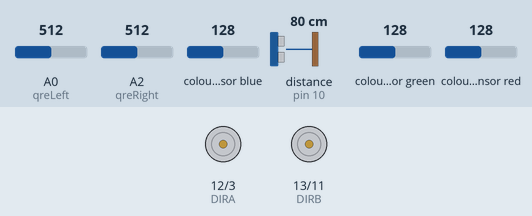
This sketch was run on a simulated Arduino Uno, built with avr-gcc and run on an emulated ATmega328P. On the bench: direction and speed pins drawn as motors (green arrow = direction pin HIGH = forward, orange = LOW = backward, longer = more drive). The test bench sets the inputs (shaded band); at power-on: distance to the obstacle (sensor on pin 10) 80 cm, A0 (qreLeft) = 512, A2 (qreRight) = 512, colour sensor blue 128, colour sensor green 128, colour sensor red 128. The echo pulse lasts 58.3 µs per cm.

Above: at 1.2 s.
1.3 s: distance to the obstacle (sensor on pin 10) set to 13 cm
2.8 s: distance to the obstacle (sensor on pin 10) set to 10 cm
At 3.4 s:
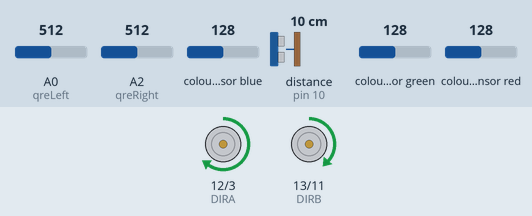
5.8 s: distance to the obstacle (sensor on pin 10) set to 18 cm
At 7.1 s:
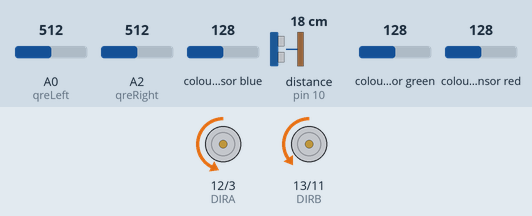
7.3 s: A0 (qreLeft) set to 788
8.8 s: A0 (qreLeft) set to 814
At 9.3 s:
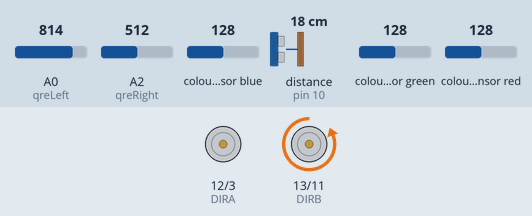
10.4 s: distance to the obstacle (sensor on pin 10) set to 2 cm
At 11.4 s:
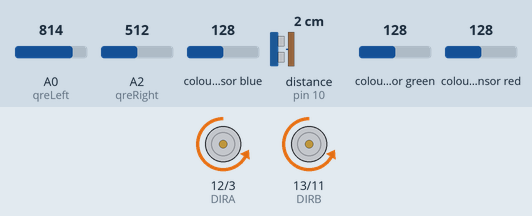
Timing chart, 0 to 14.4 s (numbered marks = the images above; inputs shaded):
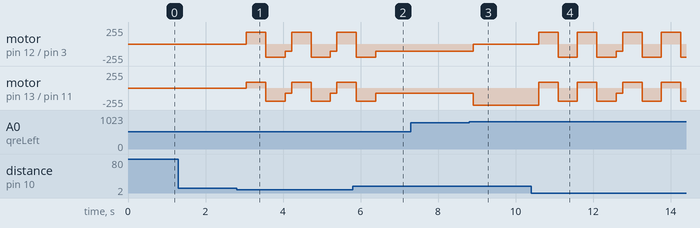

The sketch:

final.ino
```cpp
//Michael Smith
//Hon Huynh
//Line tracker Car
//Final edition

//Line tracker and Color Sensor Sketch
#include <Adafruit_TCS34725.h>
#include <Wire.h>
#include <NewPing.h> //Sonar Library

//Color Sensor variable declaration
Adafruit_TCS34725 tcs = Adafruit_TCS34725();


//Direction declaration
#define CW 0
#define CCW 1

//Motor Definitions
#define MOTOR_A 0
#define MOTOR_B 1

#define maxDistance 500

//Pin Assignments
const byte PWMA = 3;
const byte PWMB = 11;
const byte DIRA = 12;
const byte DIRB = 13;
const int trigPin = 9;    //Sonar Pins
const int echoPin = 10;   //Sonar Pins

//Line sensor pin declaration
int qreLeft = A0; //connected to Analog 2
int qreRight = A2; //connected to Analog 0

byte spd = 2250; //forward speed
byte hispd = 255; //turning speed

int distance; //Sonar Bounce Back Variable

//Line Check threshold
int threshold = 800;

NewPing sonar(trigPin, echoPin, maxDistance); //Sonar Declaration

int QRE_Left;
int QRE_Right;

void setup() {
  setupArdumoto(); //Set up and initialize the pins
  //Color sensor check
  if(tcs.begin()){
  } else {
    allStop();
    while(1);
  }
}

void loop() {
  distance = sonar.ping_median();     //Defining distance
  distance = sonar.convert_cm(distance);
  uint16_t r, g, b, c, colorTemp, lux;
  int QRE_Left = analogRead(qreLeft);
  int QRE_Right = analogRead(qreRight);
  tcs.getRawData(&r, &g, &b, &c);
   if (c > 50){      //need to recalibrate depending on surface and lighting
    if(QRE_Left > threshold && QRE_Right > threshold){
      forward();
    } else if (QRE_Left < threshold && QRE_Right > threshold){
      bearRight();
    } else if (QRE_Left > threshold && QRE_Right < threshold){
      bearLeft();
    }
    if(distance < 12 && distance !=4 && distance != 0 && distance != 5){    //If sonar's distance it will pivot away from object
      pivot();
    }
    if(distance <10){
      pivot();
    }
  }

   else{   //Red line check and stop for 2 seconds
      allStop();
      delay(2000);
      forward();
      delay(100);
   }
}

//Motor control
void driveArdumoto(byte motor, byte dir, byte spd){
  if (motor == MOTOR_A){
    digitalWrite(DIRA, dir);
    analogWrite(PWMA, spd);
  } else if (motor == MOTOR_B){
    digitalWrite(DIRB, dir);
    analogWrite(PWMB, spd);
  }
}

void forward(){
  driveArdumoto(MOTOR_A, CW, spd);
  driveArdumoto(MOTOR_B, CW, spd);
}

void bearRight(){
  driveArdumoto(MOTOR_B, CW, 0);
  driveArdumoto(MOTOR_A, CW, hispd);
}

void bearLeft(){
  driveArdumoto(MOTOR_B, CW, hispd);
  driveArdumoto(MOTOR_A, CW, 0);
}

void stopArdumoto(byte motor){
  driveArdumoto(motor, 0, 0);
}

void allStop(){
  stopArdumoto(MOTOR_A);
  stopArdumoto(MOTOR_B);
}

//Attempts to find line after avoiding object
void searchLine() {
  forward();
  delay(500);
  driveArdumoto(MOTOR_A, CW, 110); //Motor B STOP
  driveArdumoto(MOTOR_B, CW, 80); //Motor A SLOW
}

//Pivot away from the object and search for line
void pivot(){
    brake();
    driveArdumoto(MOTOR_A, CCW, 175);
    driveArdumoto(MOTOR_B, CCW, 175 / 2);
    delay(500);
    brake();
    while(QRE_Left < threshold || QRE_Right < threshold){
      searchLine();
      break;
    }
}

void brake(){
  driveArdumoto(MOTOR_A, CW, 0); //Motor B hiSpd
  driveArdumoto(MOTOR_B, CW, 0); //Motor A STOP
}

//Pin and direction initialization
void setupArdumoto(){
  pinMode(PWMA, OUTPUT);
  pinMode(PWMB, OUTPUT);
  pinMode(DIRA, OUTPUT);
  pinMode(DIRB, OUTPUT);
  pinMode(trigPin, OUTPUT);   // Sets the trigPin as an Output
  pinMode(echoPin, INPUT);      // Sets the echoPin as an Input

  digitalWrite(PWMA, LOW);
  digitalWrite(PWMB, LOW);
  digitalWrite(DIRA, LOW);
  digitalWrite(DIRB, LOW);
}
```

Measured:
- the behaviour switches between 12 and 11 cm on distance to the obstacle (sensor on pin 10) (found by bisection; images 0 and 1)
- the behaviour switches between 800 and 801 on A0 (qreLeft) (found by bisection; images 2 and 3)
- after the input at 1.3 s, every drawn part: stays the same
- after the input at 5.8 s, motor on pin 12 (DIRA) / pin 3 (PWMA): goes on until 6.4 s, then stays backward 110/255; motor on pin 13 (DIRB) / pin 11 (PWMB): goes on until 6.4 s, then stays backward 80/255
- after the input at 7.3 s, every drawn part: stays the same
- after the input at 8.8 s, motor on pin 12 (DIRA) / pin 3 (PWMA): backward 110/255 → stopped after 0.12 s; motor on pin 13 (DIRB) / pin 11 (PWMB): backward 80/255 → backward 255/255 after 0.12 s
